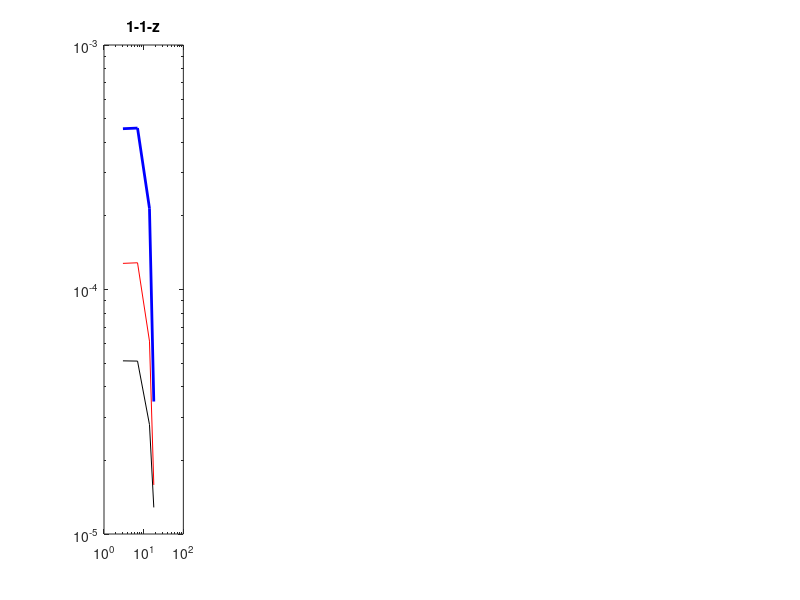

MATLAB code to generate this figure: (Note: this script raises an error after producing the figure.)

% for molecule c12h26 trained on c08h10 (pyscf/b3lyp/sto-3g)

figure(3)

label = '1-1-z';
%  n1,  mae, rmse, delta_max
% percentages: 20,40,80,100
d1 = [  3 5.107318766254766e-05 0.00012790641233047397 0.00045460973379052305
        7 5.0957619177453945e-05 0.00012862141970415185 0.0004573665408967864
       14 2.802558320524895e-05 6.149413253789778e-05 0.0002148639850211298
       18 1.2843820505746241e-05 1.587215685185598e-05 3.4818505740163985e-05 ];
dt = d1; i=1;
x = dt(:,1); y1 = dt(:,2); y2 = dt(:,3); y3 = dt(:,4);
subplot(1,5,i); loglog(x,y1,'-k',x,y2,'-r',x,y3,'-b','LineWidth',2); title(label);
ax = gca; ax.LineWidth = 1.5; ax.TickLength = [0.03 0.03]; ax.Color = 'none'; ax.FontName = 'Arial';
xlabel('N'); ylabel('MAE of DM [no unit]');

label = '1-1-zz';
d2 = [  17 0.004085932587547343 0.011121183022399348 0.04252441952633414
        34 0.0003922063219046107 0.0013352926239371392 0.009238856642917917
        68 7.454682749064122e-05 8.846150275242548e-05 0.00022171377849500296
        137 5.98031465063861e-05 7.321543539367274e-05 0.0002085309792606016
        172 5.885794692431917e-05 7.227967883571495e-05 0.000207730900227604 ];
dt = d2; i=i+1;
x = dt(:,1); y1 = dt(:,2); y2 = dt(:,3); y3 = dt(:,4);
subplot(1,5,i); loglog(x,y1,'-k',x,y2,'-r',x,y3,'-b','LineWidth',2); title(label);
ax = gca; ax.LineWidth = 1.5; ax.TickLength = [0.03 0.03]; ax.Color = 'none'; ax.FontName = 'Arial';


label = '1-6-zz';
% percentages: 10, 20, 40, 80, 100
d3 = [                         9 0.04529004296764944 0.12584827262667445 0.6624977449224552
                               19 0.05406314097611712 0.13835197662113402 0.6994431614216221
                               38 0.04319217654417242 0.11648040872025127 0.69825261730427
                               76 0.042532761307716486 0.11322080897859421 0.6940212699611428
                               96 0.04145847407849229 0.10958921851634618 0.6932360919792709];
dt = d3; i=i+1;
x = dt(:,1); y1 = dt(:,2); y2 = dt(:,3); y3 = dt(:,4);
subplot(1,5,i); loglog(x,y1,'-k',x,y2,'-r',x,y3,'-b','LineWidth',2); title(label);
ax = gca; ax.LineWidth = 1.5; ax.TickLength = [0.03 0.03]; ax.Color = 'none'; ax.FontName = 'Arial';


label = '6-1-zz';
d4 = [                         9 0.04641112563309447 0.1386023748443777 0.6993922706876756
                               19 0.1557774324004902 0.4090646057534995 2.721626288471735
                               38 0.050906896746666964 0.1276968722186544 1.2197782145465028
                               76 0.042625206456249155 0.11021026692125477 0.6950808564686155
                               96 0.04145847026931115 0.10958923247234292 0.6932356902325101];
dt = d4; i=i+1;
x = dt(:,1); y1 = dt(:,2); y2 = dt(:,3); y3 = dt(:,4);
subplot(1,5,i); loglog(x,y1,'-k',x,y2,'-r',x,y3,'-b','LineWidth',2); title(label);
ax = gca; ax.LineWidth = 1.5; ax.TickLength = [0.03 0.03]; ax.Color = 'none'; ax.FontName = 'Arial';


label = '6-6-zz';
d5 = [                         3 0.03052267786015697 0.0920887969331683 0.7034496278714201
                               7 0.03149718855907747 0.0970808064922046 0.79085013564723
                               14 0.028034224486928105 0.1085011750358166 0.8512955154444237
                               28 0.021831127990923613 0.06391018034367442 0.3647234873726562
                               36 0.019355896556656507 0.06237068296150827 0.3518654104183608];
dt = d5; i=i+1;
x = dt(:,1); y1 = dt(:,2); y2 = dt(:,3); y3 = dt(:,4);
subplot(1,5,i); loglog(x,y1,'-k',x,y2,'-r',x,y3,'-b','LineWidth',2); title(label);
ax = gca; ax.LineWidth = 1.5; ax.TickLength = [0.03 0.03]; ax.Color = 'none'; ax.FontName = 'Arial';

